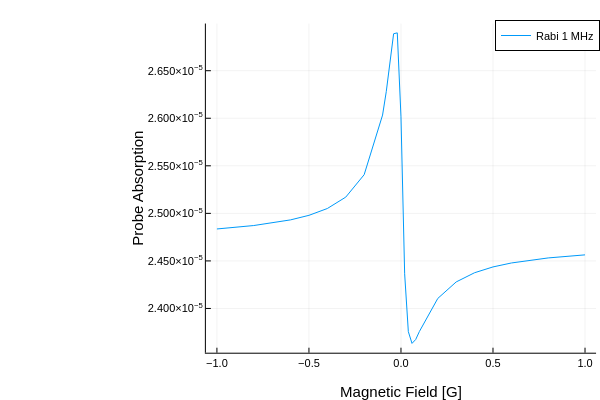

Notebook code cell kept with this figure:
### Code cell
dfOmega1=DataFrame(B=xOmega1,Absorption=yOmega1)
CSV.write("CsD1_33_Omega1.csv",dfOmega2)
plot(xOmega1,yOmega1,xlabel="Magnetic Field [G]",ylabel="Probe Absorption",label="Rabi 1 MHz")

### Figure 1 — Plotly figure (JSON) as saved in the notebook; plotly's stock layout.template omitted (floating-point values rounded to 4 significant figures)
{"data": [{"colorbar": {"len": 0.9143, "title": "", "x": 0.9934, "y": 0.533}, "legendgroup": "Rabi 1 MHz", "line": {"color": "rgba(0, 154, 250, 1.000)", "dash": "solid", "shape": "linear", "width": 1}, "mode": "lines", "name": "Rabi 1 MHz", "showlegend": true, "type": "scatter", "x": [-1, -0.8, -0.6, -0.5, -0.4, -0.3, -0.2, -0.1, -0.08, -0.06, -0.04, -0.02, 0, 0.02, 0.04, 0.06, 0.08, 0.1, 0.2, 0.3, 0.4, 0.5, 0.6, 0.8, 1], "xaxis": "x", "y": [2.484e-05, 2.487e-05, 2.493e-05, 2.498e-05, 2.505e-05, 2.517e-05, 2.541e-05, 2.603e-05, 2.628e-05, 2.658e-05, 2.689e-05, 2.69e-05, 2.601e-05, 2.436e-05, 2.376e-05, 2.363e-05, 2.367e-05, 2.376e-05, 2.411e-05, 2.428e-05, 2.438e-05, 2.444e-05, 2.448e-05, 2.453e-05, 2.456e-05], "yaxis": "y"}], "layout": {"annotations": [], "height": 400, "legend": {"bgcolor": "rgba(255, 255, 255, 1.000)", "bordercolor": "rgba(0, 0, 0, 1.000)", "borderwidth": 1, "font": {"color": "rgba(0, 0, 0, 1.000)", "family": "sans-serif", "size": 11}, "title": {"font": {"color": "rgba(0, 0, 0, 1.000)", "family": "sans-serif", "size": 15}, "text": ""}, "tracegroupgap": 0, "traceorder": "normal", "x": 1, "xanchor": "auto", "y": 1, "yanchor": "auto"}, "margin": {"b": 20, "l": 0, "r": 0, "t": 20}, "paper_bgcolor": "rgba(255, 255, 255, 1.000)", "plot_bgcolor": "rgba(255, 255, 255, 1.000)", "showlegend": true, "width": 600, "xaxis": {"anchor": "y", "domain": [0.3431, 0.9934], "gridcolor": "rgba(0, 0, 0, 0.100)", "gridwidth": 0.5, "linecolor": "rgba(0, 0, 0, 1.000)", "mirror": false, "range": [-1.06, 1.06], "showgrid": true, "showline": true, "showticklabels": true, "tickangle": 0, "tickcolor": "rgb(0, 0, 0)", "tickfont": {"color": "rgba(0, 0, 0, 1.000)", "family": "sans-serif", "size": 11}, "tickmode": "array", "ticks": "inside", "ticktext": ["−1.0", "−0.5", "0.0", "0.5", "1.0"], "tickvals": [-1, -0.5, 0, 0.5, 1], "title": "Magnetic Field [G]", "titlefont": {"color": "rgba(0, 0, 0, 1.000)", "family": "sans-serif", "size": 15}, "type": "-", "visible": true, "zeroline": false, "zerolinecolor": "rgba(0, 0, 0, 1.000)"}, "yaxis": {"anchor": "x", "domain": [0.07581, 0.9902], "gridcolor": "rgba(0, 0, 0, 0.100)", "gridwidth": 0.5, "linecolor": "rgba(0, 0, 0, 1.000)", "mirror": false, "range": [2.353e-05, 2.7e-05], "showgrid": true, "showline": true, "showticklabels": true, "tickangle": 0, "tickcolor": "rgb(0, 0, 0)", "tickfont": {"color": "rgba(0, 0, 0, 1.000)", "family": "sans-serif", "size": 11}, "tickmode": "array", "ticks": "inside", "ticktext": ["2.400×10<sup>−5</sup>", "2.450×10<sup>−5</sup>", "2.500×10<sup>−5</sup>", "2.550×10<sup>−5</sup>", "2.600×10<sup>−5</sup>", "2.650×10<sup>−5</sup>"], "tickvals": [2.4e-05, 2.45e-05, 2.5e-05, 2.55e-05, 2.6e-05, 2.65e-05], "title": "Probe Absorption", "titlefont": {"color": "rgba(0, 0, 0, 1.000)", "family": "sans-serif", "size": 15}, "type": "-", "visible": true, "zeroline": false, "zerolinecolor": "rgba(0, 0, 0, 1.000)"}}}
